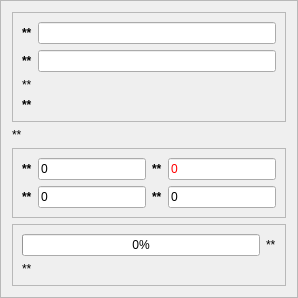
         <widget class="QFrame" name="frame_12">
          <property name="frameShape">
           <enum>QFrame::StyledPanel</enum>
          </property>
          <property name="frameShadow">
           <enum>QFrame::Raised</enum>
          </property>
          <layout class="QGridLayout" name="gridLayout_15">
           <item row="0" column="0">
            <widget class="QFrame" name="frame_13">
             <property name="frameShape">
              <enum>QFrame::StyledPanel</enum>
             </property>
             <property name="frameShadow">
              <enum>QFrame::Raised</enum>
             </property>
             <layout class="QGridLayout" name="gridLayout_16">
              <item row="0" column="0">
               <widget class="QLabel" name="label_31">
                <property name="font">
                 <font>
                  <weight>75</weight>
                  <bold>true</bold>
                 </font>
                </property>
                <property name="text">
                 <string>**</string>
                </property>
               </widget>
              </item>
              <item row="0" column="1">
               <widget class="QLineEdit" name="lineEdit_22">
                <property name="readOnly">
                 <bool>true</bool>
                </property>
               </widget>
              </item>
              <item row="1" column="0">
               <widget class="QLabel" name="label_32">
                <property name="font">
                 <font>
                  <weight>75</weight>
                  <bold>true</bold>
                 </font>
                </property>
                <property name="text">
                 <string>**</string>
                </property>
               </widget>
              </item>
              <item row="1" column="1">
               <widget class="QLineEdit" name="lineEdit_23">
                <property name="readOnly">
                 <bool>true</bool>
                </property>
               </widget>
              </item>
              <item row="2" column="0">
               <widget class="QLabel" name="label_33">
                <property name="text">
                 <string>**</string>
                </property>
               </widget>
              </item>
              <item row="3" column="0">
               <widget class="QLabel" name="label_34">
                <property name="font">
                 <font>
                  <weight>75</weight>
                  <bold>true</bold>
                 </font>
                </property>
                <property name="text">
                 <string>**</string>
                </property>
               </widget>
              </item>
             </layout>
            </widget>
           </item>
           <item row="1" column="0">
            <widget class="QLabel" name="label_35">
             <property name="text">
              <string>**</string>
             </property>
            </widget>
           </item>
           <item row="2" column="0">
            <widget class="QFrame" name="frame_14">
             <property name="frameShape">
              <enum>QFrame::StyledPanel</enum>
             </property>
             <property name="frameShadow">
              <enum>QFrame::Raised</enum>
             </property>
             <layout class="QGridLayout" name="gridLayout_17">
              <item row="0" column="0">
               <widget class="QLabel" name="label_36">
                <property name="font">
                 <font>
                  <weight>75</weight>
                  <bold>true</bold>
                 </font>
                </property>
                <property name="text">
                 <string>**</string>
                </property>
               </widget>
              </item>
              <item row="0" column="1">
               <widget class="QLineEdit" name="lineEdit_24">
                <property name="text">
                 <string>0</string>
                </property>
                <property name="readOnly">
                 <bool>true</bool>
                </property>
               </widget>
              </item>
              <item row="0" column="2">
               <widget class="QLabel" name="label_37">
                <property name="font">
                 <font>
                  <weight>75</weight>
                  <bold>true</bold>
                 </font>
                </property>
                <property name="text">
                 <string>**</string>
                </property>
               </widget>
              </item>
              <item row="0" column="3">
               <widget class="QLineEdit" name="lineEdit_25">
                <property name="palette">
                 <palette>
                  <active>
                   <colorrole role="Text">
                    <brush brushstyle="SolidPattern">
                     <color alpha="255">
                      <red>255</red>
                      <green>0</green>
                      <blue>0</blue>
                     </color>
                    </brush>
                   </colorrole>
                   <colorrole role="PlaceholderText">
                    <brush brushstyle="SolidPattern">
                     <color alpha="128">
                      <red>255</red>
                      <green>0</green>
                      <blue>0</blue>
                     </color>
                    </brush>
                   </colorrole>
                  </active>
                  <inactive>
                   <colorrole role="Text">
                    <brush brushstyle="SolidPattern">
                     <color alpha="255">
                      <red>255</red>
                      <green>0</green>
                      <blue>0</blue>
                     </color>
                    </brush>
                   </colorrole>
                   <colorrole role="PlaceholderText">
                    <brush brushstyle="SolidPattern">
                     <color alpha="128">
                      <red>255</red>
                      <green>0</green>
                      <blue>0</blue>
                     </color>
                    </brush>
                   </colorrole>
                  </inactive>
                  <disabled>
                   <colorrole role="Text">
                    <brush brushstyle="SolidPattern">
                     <color alpha="255">
                      <red>120</red>
                      <green>120</green>
                      <blue>120</blue>
                     </color>
                    </brush>
                   </colorrole>
                   <colorrole role="PlaceholderText">
                    <brush brushstyle="SolidPattern">
                     <color alpha="128">
                      <red>0</red>
                      <green>0</green>
                      <blue>0</blue>
                     </color>
                    </brush>
                   </colorrole>
                  </disabled>
                 </palette>
                </property>
                <property name="text">
                 <string>0</string>
                </property>
                <property name="readOnly">
                 <bool>true</bool>
                </property>
               </widget>
              </item>
              <item row="1" column="0">
               <widget class="QLabel" name="label_38">
                <property name="font">
                 <font>
                  <weight>75</weight>
                  <bold>true</bold>
                 </font>
                </property>
                <property name="text">
                 <string>**</string>
                </property>
               </widget>
              </item>
              <item row="1" column="1">
               <widget class="QLineEdit" name="lineEdit_26">
                <property name="text">
                 <string>0</string>
                </property>
                <property name="readOnly">
                 <bool>true</bool>
                </property>
               </widget>
              </item>
              <item row="1" column="2">
               <widget class="QLabel" name="label_39">
                <property name="font">
                 <font>
                  <weight>75</weight>
                  <bold>true</bold>
                 </font>
                </property>
                <property name="text">
                 <string>**</string>
                </property>
               </widget>
              </item>
              <item row="1" column="3">
               <widget class="QLineEdit" name="lineEdit_27">
                <property name="text">
                 <string>0</string>
                </property>
                <property name="readOnly">
                 <bool>true</bool>
                </property>
               </widget>
              </item>
             </layout>
            </widget>
           </item>
           <item row="3" column="0">
            <widget class="QFrame" name="frame_15">
             <property name="frameShape">
              <enum>QFrame::StyledPanel</enum>
             </property>
             <property name="frameShadow">
              <enum>QFrame::Raised</enum>
             </property>
             <layout class="QGridLayout" name="gridLayout_30">
              <item row="1" column="0">
               <widget class="QLabel" name="label_40">
                <property name="font">
                 <font>
                  <weight>50</weight>
                  <bold>false</bold>
                 </font>
                </property>
                <property name="text">
                 <string>**</string>
                </property>
               </widget>
              </item>
              <item row="0" column="0">
               <widget class="QProgressBar" name="progressBar_3">
                <property name="value">
                 <number>0</number>
                </property>
               </widget>
              </item>
              <item row="0" column="1">
               <widget class="QLabel" name="label_6">
                <property name="text">
                 <string>**</string>
                </property>
               </widget>
              </item>
             </layout>
            </widget>
           </item>
          </layout>
         </widget>
